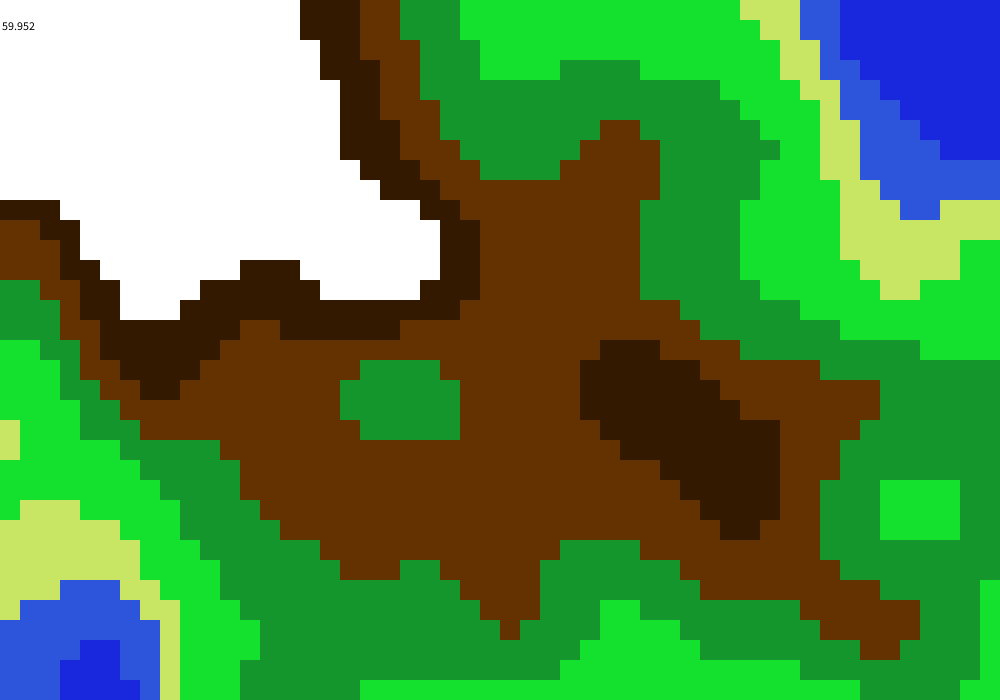
Frame 1 (no input)
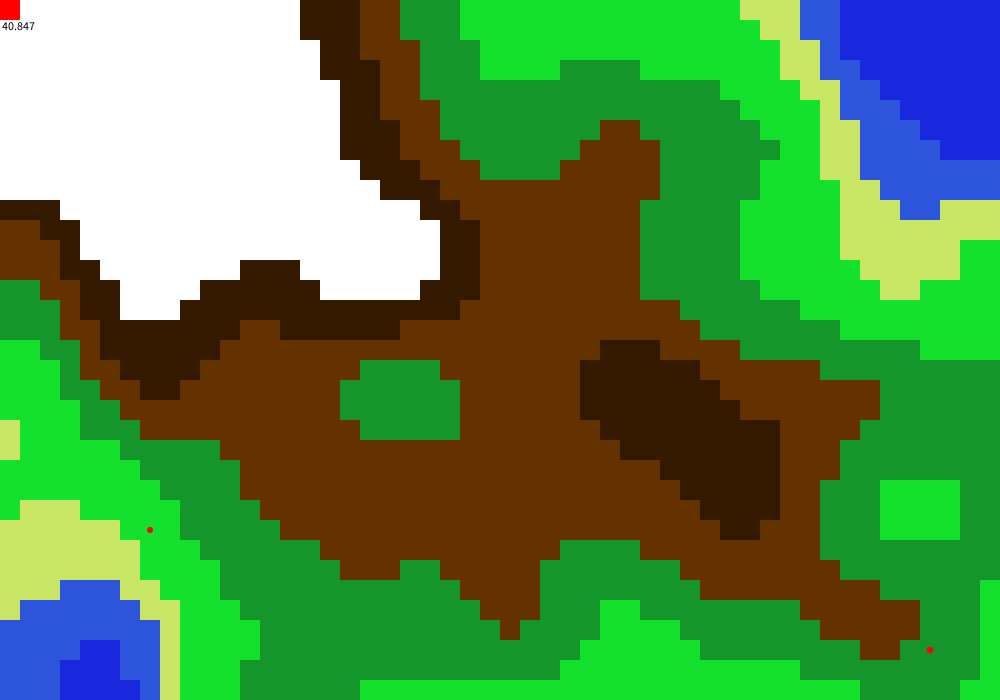
Frame 60 (the mouse pressed at the canvas centre just before this capture)
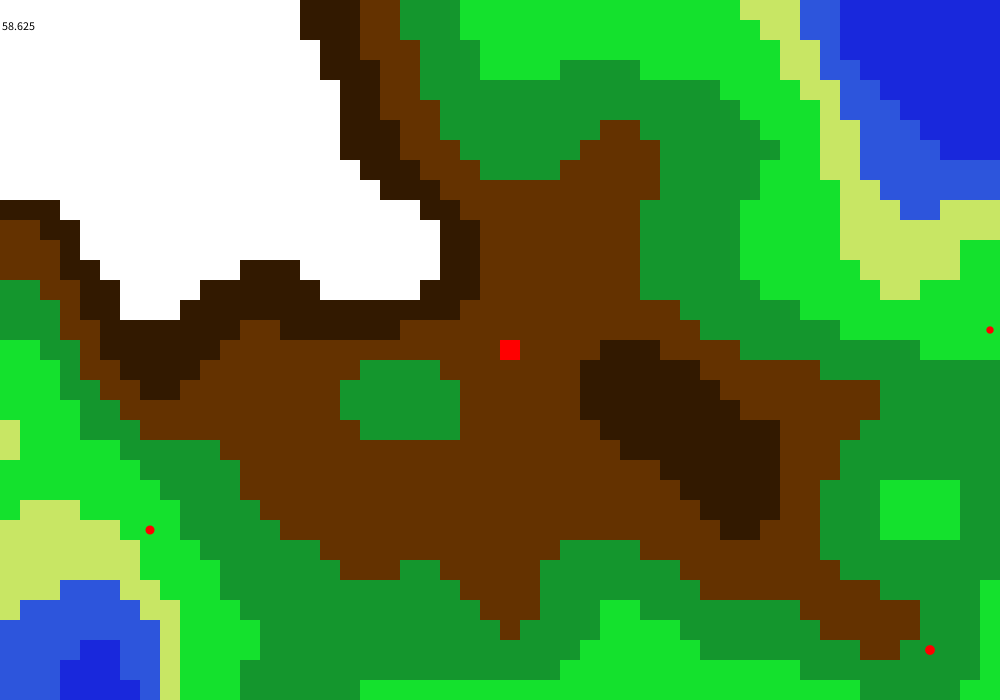
Frame 120 (the mouse held since frame 60 and released just before this capture)

The Processing sketch that drew these frames (run headless with seeded random() and noise(); from frame 60 on, the mouse is pressed at the canvas centre):

// Processing sketch: EvoWorld
// ── EvoWorld.pde

/*

TODO:
Implement sexual reproduction:
  Implement crossing over of genes
  Neural Networks?
Implement ArrayList replication for the sake of Astar pathfinding
Implement Dorps
Solve issues with performance
Drink some tea

*/


float scale;
float xPan;
float yPan;
float truMouseX;
float truMouseY;

boolean showChunkBorders;

int worldX = 8;
int worldY = 4;
int chunkScale = 16;
int gridScale = 20;
float noiseScale = .02;
Grid g;

void setup() {
  size(1000, 700);
  xPan = width/2;
  yPan = height/2;
  scale = 1;
  
  noiseDetail(4, .7);
  int x = int(random(10000));
  noiseSeed(9005);
  println(x);
  g = new Grid(worldX, worldY);
  noStroke();
  frameRate(60);
}

void draw() {
  truMouseX = (mouseX + xPan - width/2)/scale;
  truMouseY = (mouseY + yPan - height/2)/scale;
  
  //if(mouseX > width - 75){
  //  xPan += 10; 
  //} else if (mouseX < 75){
  //  xPan -= 10; 
  //}
  
  //if(mouseY > height - 75){
  //  yPan += 10; 
  //} else if (mouseY < 75){
  //  yPan -= 10; 
  //}
  
  background(150);
  pushMatrix();
  translate(-xPan, -yPan);
  translate(width/2, height/2);
  scale(scale);
  
  g.display();
  Chunk c = chunkLib.getChunkAt(g,(int)truMouseX/gridScale, (int)truMouseY/gridScale);
  if(c != null){
    c.selected = true;
  }
  Cell c1 = chunkLib.getCellAt(g, (int)truMouseX/gridScale, (int)truMouseY/gridScale);
  if(c1 != null){
    c1.selected = true;
  }
  
  popMatrix();
  
  fill(0);
  text(frameRate, 0, 30);
}

void keyPressed() {
  switch(key){
    case 'c':
    showChunkBorders = !showChunkBorders;
    return;
  }
}

void mouseDragged ()  {
  xPan += (pmouseX - mouseX);
  yPan += (pmouseY - mouseY);
}

void mouseWheel (MouseEvent event) {
  float scaleAmt = 1 + (.1 * event.getCount());
  
  scale *= scaleAmt;
  xPan *= scaleAmt;
  yPan *= scaleAmt;
}

// ── Cell.pde
class Cell {
  PVector gridPos;
  float noise;
  boolean selected, grassy;
  float berrySize;

  Cell(int x_, int y_, float n_) {
    gridPos = new PVector(x_, y_);
    noise = n_;
    if(noise > .7 && noise < .85){
      grassy = true;
    }
  }

  void display() {

    if (noise < .6) {
      fill(25, 40, 220);
    } else if (noise < .65) {
      fill(45, 85, 220);
    } else if (noise < .7) {
      fill(200, 230, 100);
    } else if (noise < .78) {
      fill(20, 225, 45);
    } else if (noise < .85) {
      fill(20, 150, 45);
    } else if (noise < .9) {
      fill(100, 50, 0);
    } else if (noise < .95) {
      fill(50, 25, 0);
    } else if (noise < 1) {
      fill(255);
    } else {
      fill(noise * 255);
    }
    
    if(selected){
      fill(255, 0, 0);
    }

    rect(gridPos.x * gridScale, gridPos.y * gridScale, gridScale, gridScale);
    selected = false;
    
    fill(255, 0, 0);
    circle(gridPos.x * gridScale + gridScale/2, gridPos.y * gridScale + gridScale/2, berrySize);
    
    update();
  }
  
  void update(){
    if (grassy){
      if(random(30000) < 1){
        if(berrySize == 0){
          berrySize = 5;
          return;
        }
      }
      if (berrySize > 0){
        berrySize += .05;
      }
      if (berrySize > 30){
        berrySize = 0;
      }
    }
  }
}

// ── Chunk.pde
class Chunk {
  
  PVector chunkPos;
  Cell[][] chunkCells;
  boolean selected;
  ArrayList<Dorp> dorps;
  
  Chunk(float x_, float y_) {
    chunkCells = new Cell[chunkScale][chunkScale];
    chunkPos = new PVector(x_, y_);
    for (int i = 0; i < chunkScale; i++) {
      Cell[] tempCells = new Cell[chunkScale];
      for (int j = 0; j < chunkScale; j++) {
        tempCells[j] = new Cell(j, i, noise((j + int(chunkPos.x * chunkScale)) * noiseScale, (i + int(chunkPos.y * chunkScale)) * noiseScale));
      }
      chunkCells[i] = tempCells;
    }
    dorps = new ArrayList<Dorp>();
  }
  void display() {
    pushMatrix();
    translate(chunkPos.x * chunkScale * gridScale, chunkPos.y * chunkScale * gridScale);
    for (int i = 0; i < chunkScale; i++) {
      for (int j = 0; j < chunkScale; j++) {
        chunkCells[i][j].display();
      }
    }
    
    if(showChunkBorders){
      fill(0);
      if (selected){
        fill(255, 0, 0);
      }
      rectMode(CORNERS);
      rect(-5, -5, 5, chunkScale * gridScale);
      rect(-5, -5, chunkScale * gridScale, 5);
      rect(- 5, chunkScale * gridScale - 5, chunkScale * gridScale, chunkScale * gridScale + 5);
      rect(chunkScale * gridScale - 5, -5, chunkScale * gridScale + 5, chunkScale * gridScale);
      rectMode(CORNER);
    }
    
    popMatrix();
    selected = false;
    
    //stroke(0);

    //for(int i = 0; i < chunkScale; i++){
    //  line(chunkPos.x + gridScale * i, chunkPos.y, chunkPos.x + gridScale * i, chunkPos.y + chunkScale * gridScale);
    //}

    //for(int i = 0; i < chunkScale; i++){
    //  line(chunkPos.x, chunkPos.y + gridScale * i, chunkPos.x + chunkScale * gridScale, chunkPos.y + gridScale * i);
    //}
  }
}

// ── Dorp.pde
class Dorp{
  
  PVector pos;
  int age;
  float speed;
  float sense;
  float size;
  float diet;
  float energy;
  
  Dorp(Grid g, float sp_, float se_, float sz_, float d_){
    pos = new PVector(random(chunkScale * gridScale * worldX), random(chunkScale * gridScale * worldY));
    Chunk c = chunkLib.getChunkAt(g, (int)pos.x/gridScale, (int)pos.y/gridScale);
    c.dorps.add(this);
  }
  
  Dorp(Grid g, float x_, float y_, float sp_, float se_, float sz_, float d_){
    pos = new PVector(x_, y_);
    Chunk c = chunkLib.getChunkAt(g, (int)pos.x/gridScale, (int)pos.y/gridScale);
    c.dorps.add(this);
  }
  
  /*
  
  
  */
}

// ── Grid.pde
class Grid {
  Chunk[][] chunks;
  int gridHeight, gridWidth, chunkSize;

  Grid(int x_, int y_) {
    chunkSize = chunkScale;
    chunks = new Chunk[y_][x_];
    gridHeight = y_;
    gridWidth = x_;
    for (int i = 0; i < gridHeight; i++) {
      Chunk[] tempChunks = new Chunk[gridWidth];
      for (int j = 0; j < gridWidth; j++) {
        tempChunks[j] = new Chunk(j, i);
      }
      chunks[i] = tempChunks;
    }
  }

  void display() {
    for (int i = 0; i < chunks.length; i++) {
      for (int j = 0; j < chunks[i].length; j++) {
        chunks[i][j].display();
      }
    }
  }
}

// ── chunkLib.pde
static class chunkLib {
  static Chunk getChunkAt(Grid g,int x, int y) {
    int chunkX = 0;
    int chunkY = 0;
    chunkX = floor(x/float(g.chunkSize));
    chunkY = floor(y/float(g.chunkSize));
    if (chunkExists(g, chunkX, chunkY)) {
      return g.chunks[chunkY][chunkX];
    }
    return null;
  }
  
  static Cell getCellAt(Grid g, int x, int y) {
    int chunkX = 0;
    int chunkY = 0;
    chunkX = floor(x/float(g.chunkSize));
    chunkY = floor(y/float(g.chunkSize));
    int cellX = x - chunkX * g.chunkSize;
    int cellY = y - chunkY * g.chunkSize;
    if (chunkExists(g, chunkX, chunkY)) {
      return g.chunks[chunkY][chunkX].chunkCells[cellY][cellX];
    }
    return null;
  }
  
  static boolean chunkExists(Grid g, int x_, int y_) {
    boolean ifx, ify;
    int x = y_;
    int y = x_;
    
    ifx = true;
    ify = true;

    if (x < 0) {
      if (x < 0) {
        ifx = false;
      }
    }
    if (x > 0) {
      if (x > g.chunks.length - 1) {
        ifx = false;
      }
    }

    if (y < 0) {
      if (y < 0) {
        ify = false;
      }
    }
    if (y > 0) {
      if (y > g.chunks[0].length - 1) {
        ify = false;
      }
    }
    return ifx && ify;
  }
  
  static boolean cellExists(Grid g, int x_, int y_) {
    int x = y_;
    int y = x_;
    
    boolean ifx, ify;
    ifx = true;
    ify = true;

    if (x < 0) {
      if (x < 0) {
        ifx = false;
      }
    }
    if (x > 0) {
      if (x > g.chunkSize * g.chunks.length - 1) {
        ifx = false;
      }
    }

    if (y < 0) {
      if (y < 0) {
        ify = false;
      }
    }
    if (y > 0) {
      if (y > g.chunkSize * g.chunks[0].length - 1) {
        ify = false;
      }
    }
    return ifx && ify;
  }
}
